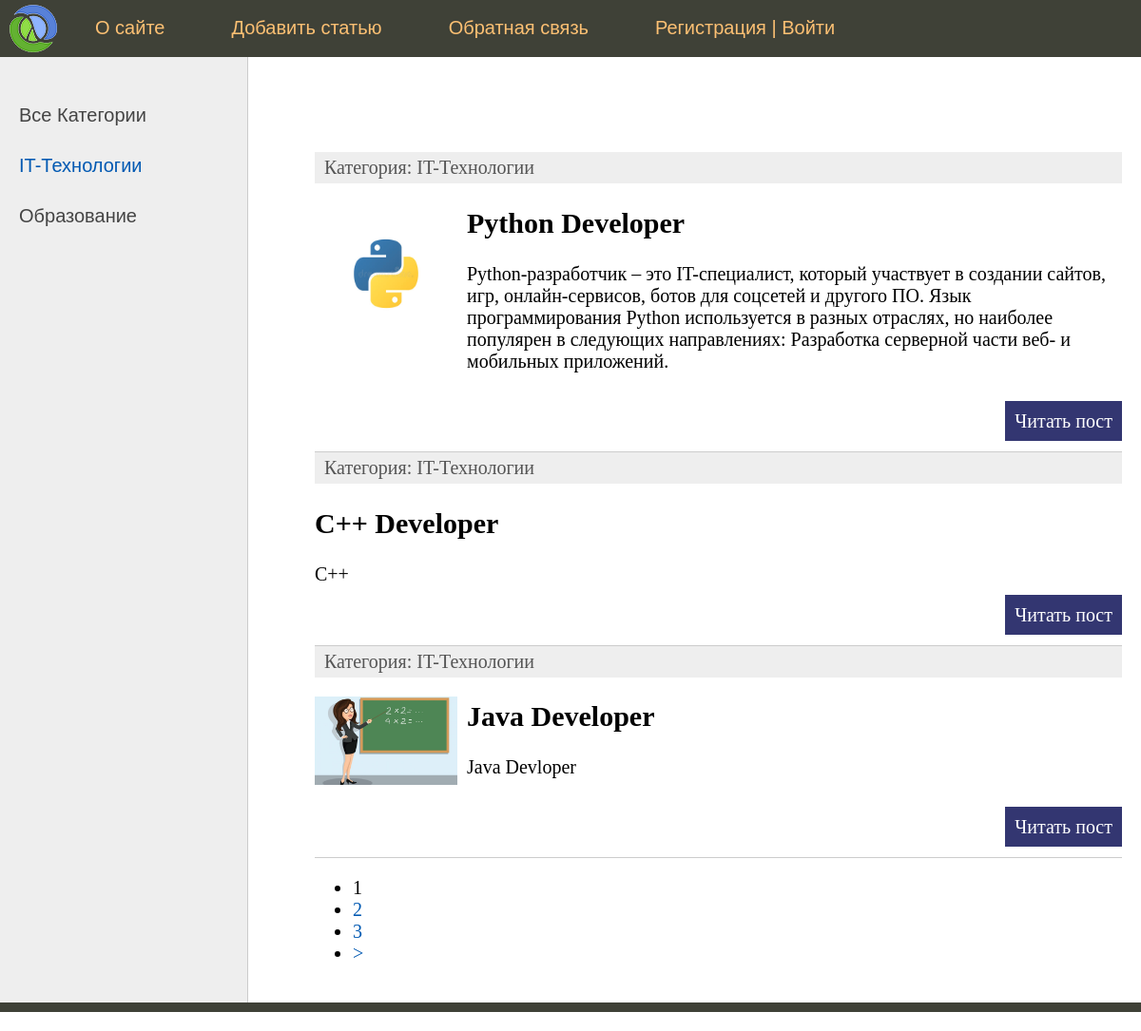
Page /category/it-tehnologii/ on the committed database.
### professions/models.py (models this page shows, shortened)
class Category(models.Model):
    name = models.CharField(max_length=100, db_index=True, verbose_name="Категория")
    slug = models.SlugField(max_length=255, unique=True, db_index=True, verbose_name="URL")
    def __str__(self):
        return self.name
    class Meta:
        verbose_name = 'Категория'
        verbose_name_plural = 'Категории'
        ordering = ['id']

class Professions (models.Model):
    title = models.CharField(max_length=255, verbose_name="Заголовок")
    slug = models.SlugField(max_length=255, unique=True, db_index=True, verbose_name="URL")
    content = models.TextField(blank=True, verbose_name="Текст статьи")
    photo = models.ImageField (upload_to="photos/%Y/%m/%d/", verbose_name="Фото")
    cat = models.ForeignKey('Category', on_delete=models.PROTECT, verbose_name="Категория")
    user = models.ForeignKey(User, verbose_name='Пользователь', on_delete=models.CASCADE)
    def get_absolute_url(self):
        return reverse('post', kwargs={'post_slug':self.slug})
    class Meta:
        verbose_name = 'Профессии'
        verbose_name_plural = 'Профессии'

### professions/views.py (the view)
# urls.py: path('category/<slug:cat_slug>/', ProfessionsCategory.as_view(), name='category'),
class ProfessionsCategory(DataMixin, ListView):
    model = Professions
    template_name = 'professions/index.html'
    context_object_name = 'posts'
    allow_empty = False
    def get_queryset(self):
        return Professions.objects.filter(cat__slug=self.kwargs['cat_slug']).select_related('cat')
    def get_context_data(self, *, object_list=None, **kwargs):
        context = super().get_context_data(**kwargs)
        c = Category.objects.get(slug=self.kwargs['cat_slug'])
        c_def = self.get_user_context(title='Категория - ' + str(c.name),
                                      cat_selected=c.pk)
        return dict(list(context.items()) + list(c_def.items()))

### professions/utils.py (called while the page is built)
    def get_user_context(self, **kwargs):
        context = kwargs
        cats = Category.objects.all()
        context['menu'] = menu
        context['cats'] = cats
        if 'cat_selected' not in context:
            context['cat_selected'] = 0
        return context

### professions/templates/professions/index.html (shortened to what this page needs)
{% extends 'professions/base.html' %}
{% block content %}
<ul class="list-articles">
	{% for p in posts %}
			<li><div class="article-panel">
	<p class="first">Категория: {{p.cat}}</p>
</div>
{% if p.photo %}
	<p><img class="img-article-left thumb" src="{{p.photo.url}}"></p>
{% endif %}
				<h2>{{p.title}}</h2>
	{% autoescape on %}
	{{p.content|linebreaks|truncatewords:50}}
	{% endautoescape %}
			<p class="link-read-post"><a href="{{ p.get_absolute_url }}">Читать пост</a></p>
			</li>
	{% endfor %}
</ul>
{% endblock %}

### professions/templates/professions/base.html (shortened to what this page needs)
{% load static %}
{% load professions_tags %}
<!DOCTYPE html>
<html>
<head>
	<link type="text/css" href="{% static 'professions/css/styles.css' %}" rel="stylesheet" />
</head>
<body>
<table class="table-page" border=0 cellpadding="0" cellspacing="0">
<tr><td valign=top>
{% block mainmenu %}
		<div class="header">
			<ul id="mainmenu" class="mainmenu">
			<li class="logo"><a href="{% url 'home' %}"><div class="logo"></div></a></li>
{% for m in menu %}
				<li><a href="{% url m.url_name %}">{{m.title}}</a></li>
{% endfor %}
				{% if request.user.is_authenticated %}
				<li class="last"> {{user.username}} | <a href="{% url 'logout' %}">Выйти</a></li>
				{% else %}
				<li class="last>"><a href="{% url 'register' %}">Регистрация</a> | <a href="{% url 'login' %}">Войти</a></li>
				{% endif %}
			</ul>
		</div>
{% endblock mainmenu %}
<table class="table-content" border=0 cellpadding="0" cellspacing="0">
<tr>
	<td valign="top" class="left-chapters">
	<ul id="leftchapters">
{% if cat_selected == 0 %}
		<li class="selected">Все Категории</li>
{% else %}
		<li><a href="{% url 'home' %}">Все Категории</a></li>
{% endif %}
{% for c in cats %}
	{% if c.pk == cat_selected %}
		<li class="selected">{{c.name}}</li>
		{% else %}
		<li><a href="{{ c.get_absolute_urlc}}">{{c.name}}</a></li>
		{% endif %}
{% endfor %}
	</ul>
</td>
<td valign="top" class="content">
	<div class="content-text">
{% block content %}
{% endblock %}
{% if page_obj.has_other_pages %}
<nav class="list-pages">
	<ul>
		{% for p in paginator.page_range %}
		{% if page_obj.number == p %}
		<li class="page-num page-num-selected">{{ p }}</li>
		{% elif p >= page_obj.number|add:-2 and p <= page_obj.number|add:2 %}
		<li class="page-num">
			<a href="?page={{ p }}">{{ p }}</a>
		</li>
		{% endif %}
		{% endfor %}
{% if page_obj.has_next %}
<li class="page-num">
	<a href="?page={{ page_obj.next_page_number }}">&gt;</a>
</li>
{% endif %}
	</ul>
</nav>
{% endif %}
	</div>
</td></tr></table>
</td></tr>
<tr><td valign=top>
	<div id="footer">
	</div>
</td></tr></table>
</body>
</html>

### professions/static/professions/css/styles.css (style rules this page uses)
html, body { font-family: 'Arial'; margin: 0; padding: 0; height: 100%; width: 100%; color: #444; }
a { color: #0059b2; text-decoration: none; }
img { max-width: 600px; height: auto; }
img.img-article-left { max-width: 300px; height: auto; float: left; padding: 0 10px 10px 0; }
img.img-article-left.thumb { max-width: 150px; height: auto; }
p.link-read-post { text-align: right; }
p.link-read-post a { padding: 10px; min-width: 100px; background: #333671; color: #fff; text-decoration: none; }
div.article-panel { background: #eee; padding: 5px 10px 5px 10px; box-sizing border-box; overflow: hidden; color: #555; }
div.article-panel p.first { margin: 0; float: left; }
ul.list-articles { list-style: none; margin: 0; padding: 0; }
ul.list-articles li { border-bottom: 1px solid #ccc; }
.table-page { width: 100%; height: 100%; vertical-align: top; }
.table-page tr { height: 100%; }
.header { background: #3F4137; height: 60px; }
.logo { background: url('../images/logo.png') no-repeat 10px 5px; width: 70px; height: 60px; }
ul.mainmenu { list-style: none; margin: 0; padding: 0; height: 60px; color: #fdc073; font-size: 20px; overflow: hidden; }
ul.mainmenu li { float: left; margin: 18px 40px 0 30px; }
ul.mainmenu li.logo { margin: 0; }
ul.mainmenu li a { color: #fdc073; text-decoration: none; }
.table-content { width: 100%; min-height: 100%; height: 100%; }
.left-chapters { margin: 0; background: #eee; border-right: 1px solid #ccc; min-height: 100%; }
.left-chapters ul { width: 230px; min-height: 100%; margin: 0; padding: 20px 10px 10px 20px; list-style: none; font-size: 20px; }
.left-chapters ul li { margin: 30px 0 0 0; color: #999; }
.left-chapters ul li.selected { color: #0059b2; }
.left-chapters ul li a { color: #444; text-decoration: none; }
.content { padding: 40px 20px 20px 40px; width: 100%; box-sizing: border-box; }
.content-text { margin: 60px 0 0 30px; color: #000; font-size: 20px; font-family: Yandex Sans Display Light; }
#footer { box-sizing: border-box; background: #3F4137; padding: 5px; color: #aaa; font-size: 14px; font-family: Verdana, Geneva, Arial, Helvetica; text-align: left; overflow: hidden; }

### rows in the picture
Category: name "IT-Технологии"
Category: name "Образование"
Professions: cat "IT-Технологии", photo (picture), title "Python Developer", content "Python-разработчик – это IT-специалист, который участвует в создании сайтов, игр, онлайн-сервисов, ботов для соцсетей и другого ПО. Язык программирования Python используется в разных отраслях, но наиболее популярен в следующих направлениях: Разработка серверной части веб- и мобильных приложений."
Professions: cat "IT-Технологии", title "C++ Developer", content "C++"
Professions: cat "IT-Технологии", photo (picture), title "Java Developer", content "Java Devloper"

### other values in the picture
{{ m.title }} "О сайте" "Добавить статью" "Обратная связь"
{{ p }} "1"
{{ p }} "2" "3"
